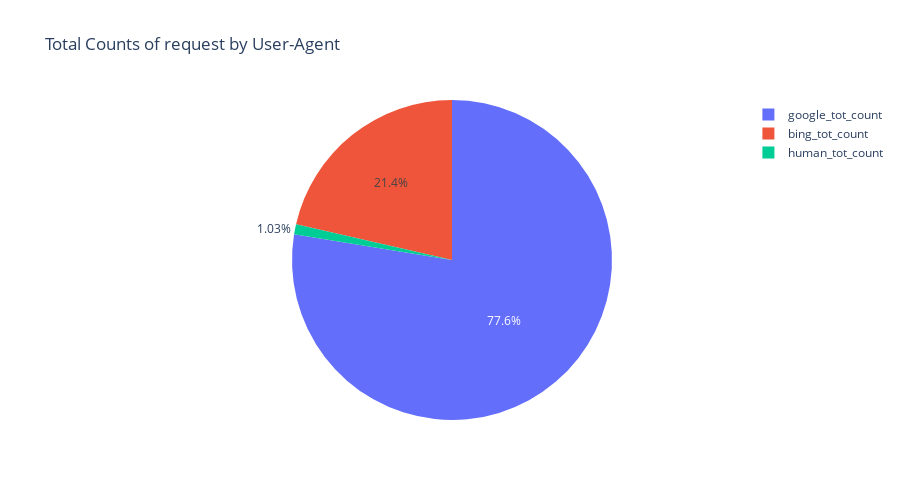

Write notebook code for a chart like this one.
### Code cell
google_tot_count = google_bot_df['Request'].count()
bing_tot_count = bing_bot_df['Request'].count()
human_tot_count = human_df['Request'].count()
# [{'google_tot_count':google_tot_count},{'bing_tot_count':bing_tot_count},{'human_tot_count':human_tot_count}]

total_df = pd.DataFrame([google_tot_count,bing_tot_count,human_tot_count])
fig = px.pie(total_df,values=0,names=['google_tot_count','bing_tot_count','human_tot_count'], height=500, title='Total Counts of request by User-Agent')
fig.show()
# plt.pie(total_df[0])

### Figure 1 — Plotly figure (JSON) as saved in the notebook; plotly's stock layout.template omitted (floating-point values rounded to 4 significant figures)
{"data": [{"domain": {"x": [0, 1], "y": [0, 1]}, "hovertemplate": "label=%{label}<br>0=%{value}<extra></extra>", "labels": ["google_tot_count", "bing_tot_count", "human_tot_count"], "legendgroup": "", "name": "", "showlegend": true, "type": "pie", "values": [6671, 1841, 89]}], "layout": {"height": 500, "legend": {"tracegroupgap": 0}, "title": {"text": "Total Counts of request by User-Agent"}}}
